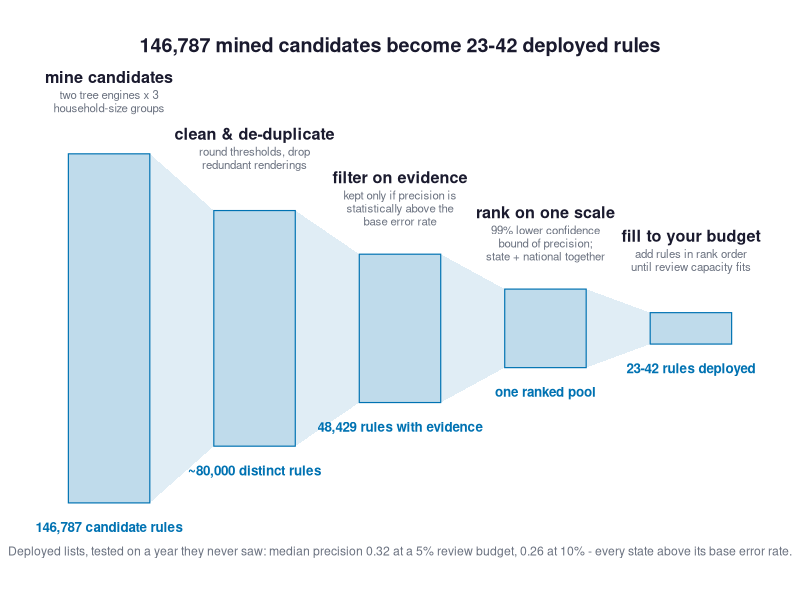
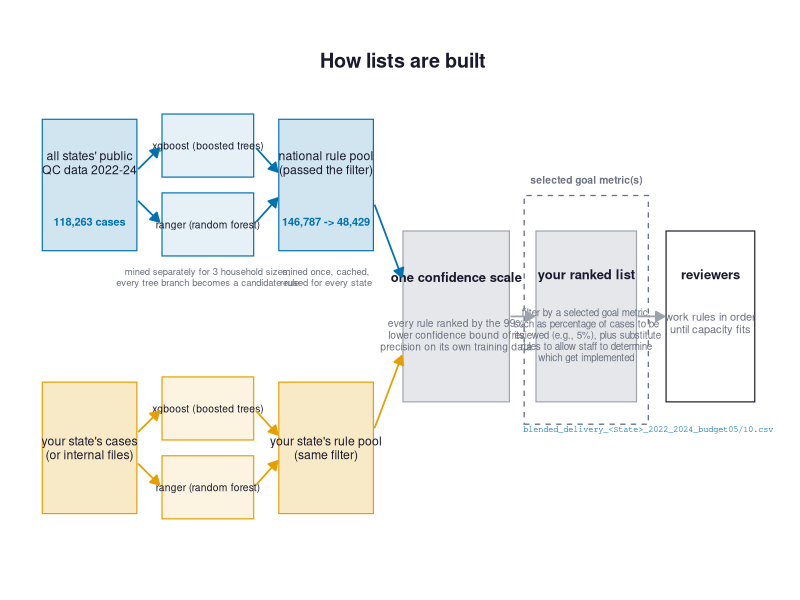
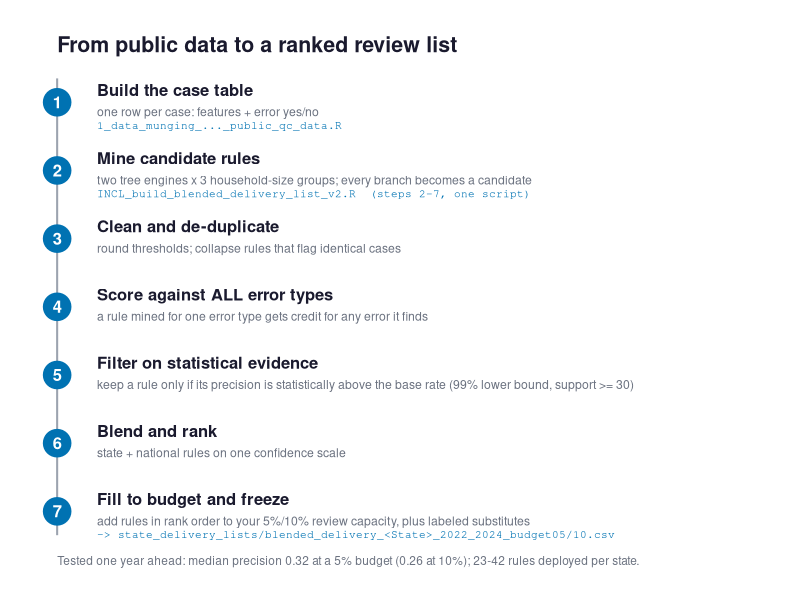

Write the R code that produced these figures, in order.
# Three candidate figures explaining the delivery-list pipeline, for the deck.
# Audience: state program analysts. All counts/precision figures are from the
# published any-error recipe (national 2022-24 pool; blended benchmark,
# findings 14-16).
#   A  funnel: mine everything, trust little (stage counts)
#   B  two streams: national + state pools merge on one confidence scale
#   C  recipe card: numbered steps, what you run and what you get
# Output: presentation_figures/pipeline_option_{A,B,C}.png

suppressMessages(library(ggplot2))
dir.create("presentation_figures", showWarnings = FALSE)

INK    <- "#1a1a2e"   # primary text
MUTED  <- "#6b7280"   # secondary text
BOX    <- "#e5e7eb"   # neutral structure fill
EDGE   <- "#9ca3af"
BLUE   <- "#0072B2"   # national / pipeline accent (Okabe-Ito)
ORANGE <- "#E69F00"   # the state's own data accent (Okabe-Ito)

arrowspec <- arrow(length = unit(7, "pt"), type = "closed")

## ── Option A: the funnel ──────────────────────────────────────────────────────
stages <- data.frame(
  x = 1:5,
  half = c(2.0, 1.35, 0.85, 0.45, 0.18),
  title = c("mine candidates", "clean & de-duplicate", "filter on evidence",
            "rank on one scale", "fill to your budget"),
  sub = c("two tree engines x 3\nhousehold-size groups",
          "round thresholds, drop\nredundant renderings",
          "kept only if precision is\nstatistically above the\nbase error rate",
          "99% lower confidence\nbound of precision;\nstate + national together",
          "add rules in rank order\nuntil review capacity fits"),
  n = c("146,787 candidate rules", "~80,000 distinct rules",
        "48,429 rules with evidence", "one ranked pool",
        "23-42 rules deployed")
)
polys <- do.call(rbind, lapply(1:4, function(i) data.frame(
  id = i,
  x = c(stages$x[i] + 0.28, stages$x[i + 1] - 0.28,
        stages$x[i + 1] - 0.28, stages$x[i] + 0.28),
  y = c(stages$half[i], stages$half[i + 1],
        -stages$half[i + 1], -stages$half[i])
)))
pA <- ggplot() +
  geom_polygon(data = polys, aes(x, y, group = id), fill = BLUE, alpha = 0.12) +
  geom_rect(data = stages,
            aes(xmin = x - 0.28, xmax = x + 0.28, ymin = -half, ymax = half),
            fill = BLUE, alpha = 0.25, colour = BLUE, linewidth = 0.4) +
  geom_text(data = stages, aes(x, half + 0.95, label = title),
            fontface = "bold", size = 4.1, colour = INK, vjust = 1) +
  geom_text(data = stages, aes(x, half + 0.73, label = sub),
            size = 2.9, colour = MUTED, vjust = 1, lineheight = 0.95) +
  geom_text(data = stages, aes(x, -half - 0.22, label = n),
            size = 3.4, colour = BLUE, fontface = "bold", vjust = 1) +
  annotate("text", x = 3, y = 3.25,
           label = "146,787 mined candidates become 23-42 deployed rules",
           size = 5, fontface = "bold", colour = INK) +
  annotate("text", x = 3, y = -2.55,
           label = "Deployed lists, tested on a year they never saw: median precision 0.32 at a 5% review budget, 0.26 at 10% - every state above its base error rate.",
           size = 3.1, colour = MUTED) +
  coord_cartesian(xlim = c(0.5, 5.5), ylim = c(-2.8, 3.45)) +
  theme_void()
ggsave("presentation_figures/pipeline_option_A.png", pA,
       width = 11, height = 5.4, dpi = 300, bg = "white")

## ── Option B: two streams merge ───────────────────────────────────────────────
box <- function(x, y, w, h, fill, colour = NA) {
  annotate("rect", xmin = x - w/2, xmax = x + w/2, ymin = y - h/2, ymax = y + h/2,
           fill = fill, colour = colour, linewidth = 0.4)
}
lbl <- function(x, y, text, size = 3.4, col = INK, face = "plain", lh = 0.95)
  annotate("text", x = x, y = y, label = text, size = size, colour = col,
           fontface = face, lineheight = lh)
seg <- function(x1, y1, x2, y2, col = EDGE)
  annotate("segment", x = x1, y = y1, xend = x2, yend = y2,
           colour = col, linewidth = 0.6, arrow = arrowspec)

chip <- function(x, y, w, h, fill, colour, text, tsize = 2.6) {
  list(box(x, y, w, h, fill = fill, colour = colour),
       lbl(x, y, text, tsize, INK, lh = 0.9))
}
pB <- ggplot() +
  # ── national lane ──
  box(1.0, 3.0, 1.6, 1.0, fill = scales::alpha(BLUE, 0.18), colour = BLUE) +
  lbl(1.0, 3.17, "all states' public
QC data 2022-24", 3.1, INK) +
  lbl(1.0, 2.72, "118,263 cases", 2.8, BLUE, "bold") +
  chip(3.0, 3.30, 1.55, 0.48, scales::alpha(BLUE, 0.10), BLUE,
       "xgboost (boosted trees)") +
  chip(3.0, 2.70, 1.55, 0.48, scales::alpha(BLUE, 0.10), BLUE,
       "ranger (random forest)") +
  lbl(3.0, 2.30, "mined separately for 3 household sizes;
every tree branch becomes a candidate rule", 2.4, MUTED) +
  seg(1.82, 3.12, 2.18, 3.28, BLUE) + seg(1.82, 2.88, 2.18, 2.72, BLUE) +
  seg(3.82, 3.28, 4.18, 3.10, BLUE) + seg(3.82, 2.72, 4.18, 2.90, BLUE) +
  box(5.0, 3.0, 1.6, 1.0, fill = scales::alpha(BLUE, 0.18), colour = BLUE) +
  lbl(5.0, 3.17, "national rule pool
(passed the filter)", 3.1, INK) +
  lbl(5.0, 2.72, "146,787 -> 48,429", 2.8, BLUE, "bold") +
  lbl(5.0, 2.30, "mined once, cached,
reused for every state", 2.4, MUTED) +
  # ── state lane ──
  box(1.0, 1.0, 1.6, 1.0, fill = scales::alpha(ORANGE, 0.22), colour = ORANGE) +
  lbl(1.0, 1.0, "your state's cases
(or internal files)", 3.1, INK) +
  chip(3.0, 1.30, 1.55, 0.48, scales::alpha(ORANGE, 0.12), ORANGE,
       "xgboost (boosted trees)") +
  chip(3.0, 0.70, 1.55, 0.48, scales::alpha(ORANGE, 0.12), ORANGE,
       "ranger (random forest)") +
  seg(1.82, 1.12, 2.18, 1.28, ORANGE) + seg(1.82, 0.88, 2.18, 0.72, ORANGE) +
  seg(3.82, 1.28, 4.18, 1.10, ORANGE) + seg(3.82, 0.72, 4.18, 0.90, ORANGE) +
  box(5.0, 1.0, 1.6, 1.0, fill = scales::alpha(ORANGE, 0.22), colour = ORANGE) +
  lbl(5.0, 1.0, "your state's rule pool
(same filter)", 3.1, INK) +
  # ── merge on one scale ──
  box(7.2, 2.0, 1.8, 1.3, fill = BOX, colour = EDGE) +
  lbl(7.2, 2.30, "one confidence scale", 3.3, INK, "bold") +
  lbl(7.2, 1.86, "every rule ranked by the 99%
lower confidence bound of its
precision on its own training data", 2.6, MUTED) +
  seg(5.82, 2.85, 6.28, 2.30, BLUE) +
  seg(5.82, 1.15, 6.28, 1.70, ORANGE) +
  # ── frozen list ──
  annotate("rect", xmin = 8.35, xmax = 10.45, ymin = 1.18, ymax = 2.92,
           fill = NA, colour = MUTED, linewidth = 0.45, linetype = "dashed") +
  lbl(9.4, 3.04, "selected goal metric(s)", 2.6, MUTED, "bold") +
  box(9.4, 2.0, 1.7, 1.3, fill = BOX, colour = EDGE) +
  lbl(9.4, 2.32, "your ranked list", 3.3, INK, "bold") +
  lbl(9.4, 1.86, "filter by a selected goal metric,
such as percentage of cases to be
reviewed (e.g., 5%), plus substitute
rules to allow staff to determine
which get implemented", 2.5, MUTED) +
  seg(8.12, 2.0, 8.52, 2.0) +
  # ── deployment ──
  box(11.5, 2.0, 1.5, 1.3, fill = "white", colour = INK) +
  lbl(11.5, 2.32, "reviewers", 3.3, INK, "bold") +
  lbl(11.5, 1.95, "work rules in order
until capacity fits", 2.8, MUTED) +
  seg(10.27, 2.0, 10.72, 2.0) +
  annotate("text", x = 10.45, y = 1.14, hjust = 0.5, label = "blended_delivery_<State>_2022_2024_budget05/10.csv",
           size = 2.2, colour = BLUE, family = "mono") +
  lbl(6.3, 3.95, "How lists are built", 5, INK, "bold") +
  coord_cartesian(xlim = c(0.1, 12.4), ylim = c(0.05, 4.2)) +
  theme_void()
ggsave("presentation_figures/pipeline_option_B.png", pB,
       width = 13.2, height = 4.9, dpi = 300, bg = "white")

## ── Option C: the recipe card ─────────────────────────────────────────────────
steps <- data.frame(
  y = 7:1,
  n = 1:7,
  title = c("Build the case table",
            "Mine candidate rules",
            "Clean and de-duplicate",
            "Score against ALL error types",
            "Filter on statistical evidence",
            "Blend and rank",
            "Fill to budget and freeze"),
  what = c("one row per case: features + error yes/no",
           "two tree engines x 3 household-size groups; every branch becomes a candidate",
           "round thresholds; collapse rules that flag identical cases",
           "a rule mined for one error type gets credit for any error it finds",
           "keep a rule only if its precision is statistically above the base rate (99% lower bound, support >= 30)",
           "state + national rules on one confidence scale",
           "add rules in rank order to your 5%/10% review capacity, plus labeled substitutes"),
  runs = c("1_data_munging_..._public_qc_data.R",
           "INCL_build_blended_delivery_list_v2.R  (steps 2-7, one script)",
           "", "", "", "",
           "-> state_delivery_lists/blended_delivery_<State>_2022_2024_budget05/10.csv")
)
pC <- ggplot(steps) +
  annotate("segment", x = 0.32, xend = 0.32, y = 0.65, yend = 7.35,
           colour = EDGE, linewidth = 0.7) +
  geom_point(aes(x = 0.32, y = y), size = 9, colour = BLUE) +
  geom_text(aes(x = 0.32, y = y, label = n), colour = "white",
            size = 4.2, fontface = "bold") +
  geom_text(aes(x = 0.55, y = y + 0.18, label = title), hjust = 0,
            size = 4.2, fontface = "bold", colour = INK) +
  geom_text(aes(x = 0.55, y = y - 0.14, label = what), hjust = 0,
            size = 3.1, colour = MUTED) +
  geom_text(aes(x = 0.55, y = y - 0.34, label = runs), hjust = 0,
            size = 2.8, colour = BLUE, family = "mono") +
  annotate("text", x = 0.32, y = 7.85, hjust = 0,
           label = "From public data to a ranked review list",
           size = 5.4, fontface = "bold", colour = INK) +
  annotate("text", x = 0.32, y = 0.28, hjust = 0,
           label = "Tested one year ahead: median precision 0.32 at a 5% budget (0.26 at 10%); 23-42 rules deployed per state.",
           size = 3.0, colour = MUTED) +
  coord_cartesian(xlim = c(0.2, 4.4), ylim = c(0.1, 8.1)) +
  theme_void()
ggsave("presentation_figures/pipeline_option_C.png", pC,
       width = 9, height = 7, dpi = 300, bg = "white")

cat("wrote pipeline_option_A/B/C.png\n")
